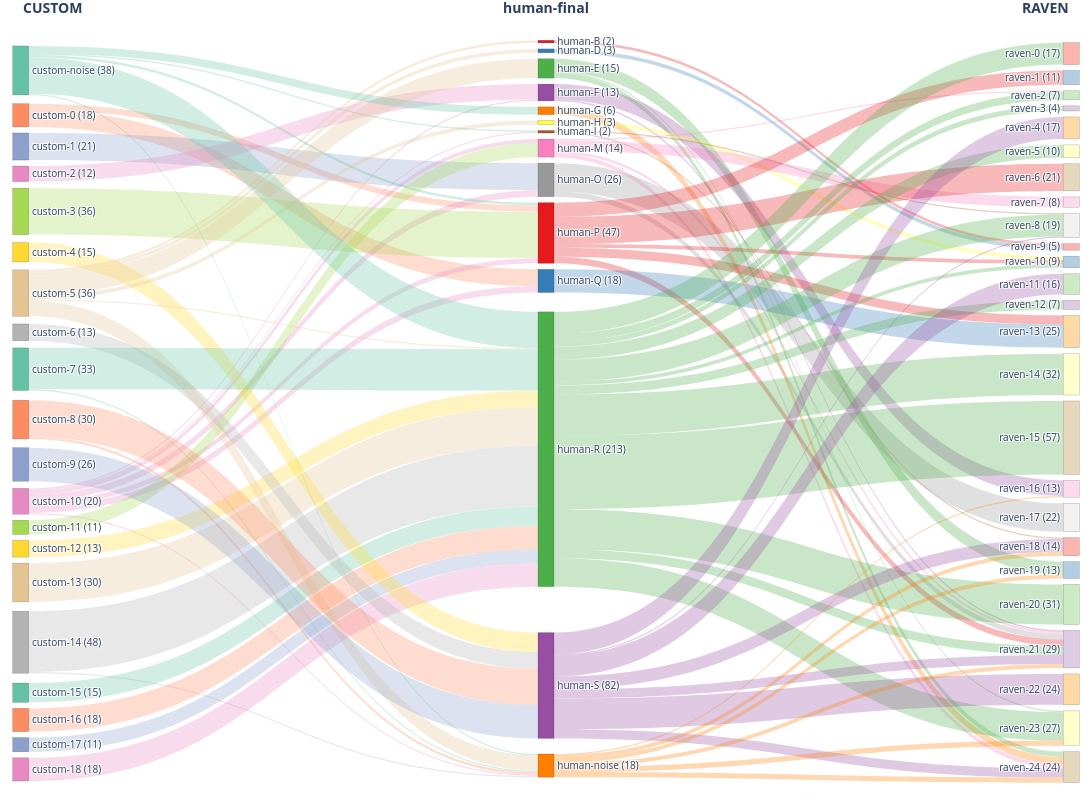

Notebook cell for this chart:
### Code cell
# ── LEFT flows: custom -> human ───────────────────────────────────
mask_hg = df['CUSTOM'].notna() & df['human-final'].notna()
sub_hg = df[mask_hg].copy()
sub_hg['hdb'] = sub_hg['CUSTOM'].astype(int).map(
    lambda x: 'custom-noise' if x == -1 else f'custom-{x}')
sub_hg['hum'] = sub_hg['human-final'].astype(str).map(
    lambda x: 'human-noise' if x == '-1' else f'human-{x}')

ct_hg = pd.crosstab(sub_hg['hdb'], sub_hg['hum'])
flows_left = [(h, g, int(ct_hg.loc[h, g]))
              for h in ct_hg.index for g in ct_hg.columns
              if ct_hg.loc[h, g] > 0]

# ── RIGHT flows: human -> raven ───────────────────────────────────
mask_gl = df['human-final'].notna() & df['RAVEN'].notna()
sub_gl = df[mask_gl].copy()
sub_gl['hum'] = sub_gl['human-final'].astype(str).map(
    lambda x: 'human-noise' if x == '-1' else f'human-{x}')
sub_gl['rav'] = sub_gl['RAVEN'].astype(int).map(
    lambda x: 'raven-noise' if x == -1 else f'raven-{x}')

ct_gl = pd.crosstab(sub_gl['hum'], sub_gl['rav'])
flows_right = [(g, l, int(ct_gl.loc[g, l]))
               for g in ct_gl.index for l in ct_gl.columns
               if ct_gl.loc[g, l] > 0]

# ── node list: custom (left) | human (center) | raven (right)
hdb_labels = sorted(
    ct_hg.index,
    key=lambda x: -1 if 'noise' in x else int(x.split('-')[1]))
hum_labels = sorted(set(ct_hg.columns) | set(ct_gl.index))
rav_labels = sorted(
    ct_gl.columns,
    key=lambda x: -1 if 'noise' in x else int(x.split('-')[1]))

all_labels = hdb_labels + hum_labels + rav_labels
label_to_idx = {l: i for i, l in enumerate(all_labels)}

# ── counts per node ───────────────────────────────────────────────
node_counts = {}
for l in hdb_labels:
    node_counts[l] = ct_hg.loc[l].sum() if l in ct_hg.index else 0
for l in hum_labels:
    c = 0
    if l in ct_hg.columns: c = max(c, ct_hg[l].sum())
    if l in ct_gl.index:   c = max(c, ct_gl.loc[l].sum())
    node_counts[l] = c
for l in rav_labels:
    node_counts[l] = ct_gl[l].sum() if l in ct_gl.columns else 0

# ── link arrays ───────────────────────────────────────────────────
source = [label_to_idx[f[0]] for f in flows_left + flows_right]
target = [label_to_idx[f[1]] for f in flows_left + flows_right]
value  = [f[2] for f in flows_left + flows_right]

# ── x/y positions: proportional to flow volume ────────────────────
def proportional_y(labels, counts_dict):
    sizes = [counts_dict.get(l, 1) for l in labels]
    total = sum(sizes)
    positions = []
    cumulative = 0
    for s in sizes:
        positions.append((cumulative + s / 2) / total)
        cumulative += s
    return positions

node_x, node_y = [], []

hdb_sizes = {l: ct_hg.loc[l].sum() for l in hdb_labels}
for y in proportional_y(hdb_labels, hdb_sizes):
    node_x.append(0.01);  node_y.append(y)

hum_sizes = {}
for l in hum_labels:
    c = 0
    if l in ct_hg.columns: c += ct_hg[l].sum()
    if l in ct_gl.index:   c += ct_gl.loc[l].sum()
    hum_sizes[l] = c
for y in proportional_y(hum_labels, hum_sizes):
    node_x.append(0.50);  node_y.append(y)

rav_sizes = {l: ct_gl[l].sum() for l in rav_labels}
for y in proportional_y(rav_labels, rav_sizes):
    node_x.append(0.99);  node_y.append(y)

# ── colors ────────────────────────────────────────────────────────
n_hdb, n_hum, n_rav = len(hdb_labels), len(hum_labels), len(rav_labels)
pal_hdb = pc.qualitative.Set2 * 5
pal_hum = pc.qualitative.Set1 * 5
pal_rav = pc.qualitative.Pastel1 * 5

def to_rgba(rgb_str, alpha=0.3):
    return rgb_str.replace('rgb', 'rgba').replace(')', f',{alpha})')

node_colors = (
    [pal_hdb[i % len(pal_hdb)] for i in range(n_hdb)]
    + [pal_hum[i % len(pal_hum)] for i in range(n_hum)]
    + [pal_rav[i % len(pal_rav)] for i in range(n_rav)]
)

link_colors = (
    [to_rgba(pal_hdb[hdb_labels.index(f[0]) % len(pal_hdb)]) for f in flows_left]
    + [to_rgba(pal_hum[hum_labels.index(f[0]) % len(pal_hum)]) for f in flows_right]
)

display_labels = [f'{l} ({node_counts[l]})' for l in all_labels]

# ── sankey figure ─────────────────────────────────────────────────
fig = go.Figure(go.Sankey(
    arrangement='snap',
    node=dict(
        pad=6, thickness=16,
        line=dict(color='rgba(0,0,0,0.3)', width=0.5),
        label=display_labels,
        color=node_colors,
        x=node_x, y=node_y,
    ),
    link=dict(source=source, target=target, value=value, color=link_colors),
))

fig.update_layout(
    #title_text='hdbscan  →  human  →  raven',
    font=dict(size=10),
    width=1200, height=800,
    margin=dict(l=10, r=10, t=40, b=20),
)

for x_pos, label in [(0.01, 'CUSTOM'), (0.50, 'human-final'), (0.99, 'RAVEN')]:
    fig.add_annotation(
        x=x_pos, y=1.06, xref='paper', yref='paper',
        text=f'<b>{label}</b>', showarrow=False, font=dict(size=14),
    )

fig.show()

### Figure 1 — Plotly figure (JSON) as saved in the notebook; plotly's stock layout.template omitted (floating-point values rounded to 4 significant figures)
{"data": [{"arrangement": "snap", "link": {"color": ["rgba(252,141,98,0.3)", "rgba(252,141,98,0.3)", "rgba(141,160,203,0.3)", "rgba(231,138,195,0.3)", "rgba(231,138,195,0.3)", "rgba(231,138,195,0.3)", "rgba(231,138,195,0.3)", "rgba(231,138,195,0.3)", "rgba(231,138,195,0.3)", "rgba(231,138,195,0.3)", "rgba(166,216,84,0.3)", "rgba(255,217,47,0.3)", "rgba(229,196,148,0.3)", "rgba(179,179,179,0.3)", "rgba(179,179,179,0.3)", "rgba(102,194,165,0.3)", "rgba(252,141,98,0.3)", "rgba(141,160,203,0.3)", "rgba(231,138,195,0.3)", "rgba(231,138,195,0.3)", "rgba(166,216,84,0.3)", "rgba(255,217,47,0.3)", "rgba(229,196,148,0.3)", "rgba(229,196,148,0.3)", "rgba(229,196,148,0.3)", "rgba(229,196,148,0.3)", "rgba(229,196,148,0.3)", "rgba(229,196,148,0.3)", "rgba(179,179,179,0.3)", "rgba(102,194,165,0.3)", "rgba(102,194,165,0.3)", "rgba(252,141,98,0.3)", "rgba(252,141,98,0.3)", "rgba(141,160,203,0.3)", "rgba(102,194,165,0.3)", "rgba(102,194,165,0.3)", "rgba(102,194,165,0.3)", "rgba(102,194,165,0.3)", "rgba(102,194,165,0.3)", "rgba(228,26,28,0.3)", "rgba(55,126,184,0.3)", "rgba(77,175,74,0.3)", "rgba(77,175,74,0.3)", "rgba(77,175,74,0.3)", "rgba(152,78,163,0.3)", "rgba(152,78,163,0.3)", "rgba(255,127,0,0.3)", "rgba(255,255,51,0.3)", "rgba(166,86,40,0.3)", "rgba(166,86,40,0.3)", "rgba(247,129,191,0.3)", "rgba(247,129,191,0.3)", "rgba(247,129,191,0.3)", "rgba(247,129,191,0.3)", "rgba(153,153,153,0.3)", "rgba(153,153,153,0.3)", "rgba(228,26,28,0.3)", "rgba(228,26,28,0.3)", "rgba(228,26,28,0.3)", "rgba(228,26,28,0.3)", "rgba(228,26,28,0.3)", "rgba(55,126,184,0.3)", "rgba(77,175,74,0.3)", "rgba(77,175,74,0.3)", "rgba(77,175,74,0.3)", "rgba(77,175,74,0.3)", "rgba(77,175,74,0.3)", "rgba(77,175,74,0.3)", "rgba(77,175,74,0.3)", "rgba(77,175,74,0.3)", "rgba(77,175,74,0.3)", "rgba(77,175,74,0.3)", "rgba(77,175,74,0.3)", "rgba(77,175,74,0.3)", "rgba(152,78,163,0.3)", "rgba(152,78,163,0.3)", "rgba(152,78,163,0.3)", "rgba(152,78,163,0.3)", "rgba(152,78,163,0.3)", "rgba(152,78,163,0.3)", "rgba(152,78,163,0.3)", "rgba(255,127,0,0.3)", "rgba(255,127,0,0.3)", "rgba(255,127,0,0.3)", "rgba(255,127,0,0.3)", "rgba(255,127,0,0.3)", "rgba(255,127,0,0.3)"], "source": [1, 1, 2, 11, 11, 11, 11, 11, 11, 11, 12, 13, 14, 15, 15, 16, 17, 18, 19, 3, 4, 5, 6, 6, 6, 6, 6, 6, 7, 8, 8, 9, 9, 10, 0, 0, 0, 0, 0, 20, 21, 22, 22, 22, 23, 23, 24, 25, 26, 26, 27, 27, 27, 27, 28, 28, 29, 29, 29, 29, 29, 30, 31, 31, 31, 31, 31, 31, 31, 31, 31, 31, 31, 31, 32, 32, 32, 32, 32, 32, 32, 33, 33, 33, 33, 33, 33], "target": [29, 30, 28, 23, 26, 27, 28, 29, 30, 33, 27, 31, 31, 31, 33, 31, 31, 31, 31, 23, 29, 32, 20, 21, 22, 25, 31, 33, 32, 31, 33, 32, 33, 32, 24, 26, 29, 31, 33, 43, 43, 53, 57, 58, 50, 55, 58, 44, 52, 42, 36, 55, 58, 41, 51, 55, 35, 44, 47, 55, 40, 47, 34, 44, 46, 48, 49, 36, 54, 55, 57, 37, 39, 42, 45, 52, 55, 56, 58, 38, 42, 50, 52, 53, 55, 57, 58], "value": [5, 13, 21, 1, 1, 3, 5, 4, 5, 1, 11, 13, 30, 47, 1, 15, 18, 11, 18, 12, 36, 15, 2, 3, 15, 3, 1, 12, 13, 32, 1, 28, 2, 26, 6, 1, 2, 28, 1, 2, 3, 10, 1, 4, 12, 1, 6, 3, 1, 1, 1, 2, 3, 8, 22, 4, 11, 3, 7, 5, 21, 18, 17, 3, 7, 32, 57, 6, 31, 7, 22, 4, 10, 17, 16, 10, 7, 24, 7, 17, 1, 1, 3, 3, 3, 4, 4]}, "node": {"color": ["rgb(102,194,165)", "rgb(252,141,98)", "rgb(141,160,203)", "rgb(231,138,195)", "rgb(166,216,84)", "rgb(255,217,47)", "rgb(229,196,148)", "rgb(179,179,179)", "rgb(102,194,165)", "rgb(252,141,98)", "rgb(141,160,203)", "rgb(231,138,195)", "rgb(166,216,84)", "rgb(255,217,47)", "rgb(229,196,148)", "rgb(179,179,179)", "rgb(102,194,165)", "rgb(252,141,98)", "rgb(141,160,203)", "rgb(231,138,195)", "rgb(228,26,28)", "rgb(55,126,184)", "rgb(77,175,74)", "rgb(152,78,163)", "rgb(255,127,0)", "rgb(255,255,51)", "rgb(166,86,40)", "rgb(247,129,191)", "rgb(153,153,153)", "rgb(228,26,28)", "rgb(55,126,184)", "rgb(77,175,74)", "rgb(152,78,163)", "rgb(255,127,0)", "rgb(251,180,174)", "rgb(179,205,227)", "rgb(204,235,197)", "rgb(222,203,228)", "rgb(254,217,166)", "rgb(255,255,204)", "rgb(229,216,189)", "rgb(253,218,236)", "rgb(242,242,242)", "rgb(251,180,174)", "rgb(179,205,227)", "rgb(204,235,197)", "rgb(222,203,228)", "rgb(254,217,166)", "rgb(255,255,204)", "rgb(229,216,189)", "rgb(253,218,236)", "rgb(242,242,242)", "rgb(251,180,174)", "rgb(179,205,227)", "rgb(204,235,197)", "rgb(222,203,228)", "rgb(254,217,166)", "rgb(255,255,204)", "rgb(229,216,189)"], "label": ["custom-noise (38)", "custom-0 (18)", "custom-1 (21)", "custom-2 (12)", "custom-3 (36)", "custom-4 (15)", "custom-5 (36)", "custom-6 (13)", "custom-7 (33)", "custom-8 (30)", "custom-9 (26)", "custom-10 (20)", "custom-11 (11)", "custom-12 (13)", "custom-13 (30)", "custom-14 (48)", "custom-15 (15)", "custom-16 (18)", "custom-17 (11)", "custom-18 (18)", "human-B (2)", "human-D (3)", "human-E (15)", "human-F (13)", "human-G (6)", "human-H (3)", "human-I (2)", "human-M (14)", "human-O (26)", "human-P (47)", "human-Q (18)", "human-R (213)", "human-S (82)", "human-noise (18)", "raven-0 (17)", "raven-1 (11)", "raven-2 (7)", "raven-3 (4)", "raven-4 (17)", "raven-5 (10)", "raven-6 (21)", "raven-7 (8)", "raven-8 (19)", "raven-9 (5)", "raven-10 (9)", "raven-11 (16)", "raven-12 (7)", "raven-13 (25)", "raven-14 (32)", "raven-15 (57)", "raven-16 (13)", "raven-17 (22)", "raven-18 (14)", "raven-19 (13)", "raven-20 (31)", "raven-21 (29)", "raven-22 (24)", "raven-23 (27)", "raven-24 (24)"], "line": {"color": "rgba(0,0,0,0.3)", "width": 0.5}, "pad": 6, "thickness": 16, "x": [0.01, 0.01, 0.01, 0.01, 0.01, 0.01, 0.01, 0.01, 0.01, 0.01, 0.01, 0.01, 0.01, 0.01, 0.01, 0.01, 0.01, 0.01, 0.01, 0.01, 0.5, 0.5, 0.5, 0.5, 0.5, 0.5, 0.5, 0.5, 0.5, 0.5, 0.5, 0.5, 0.5, 0.5, 0.99, 0.99, 0.99, 0.99, 0.99, 0.99, 0.99, 0.99, 0.99, 0.99, 0.99, 0.99, 0.99, 0.99, 0.99, 0.99, 0.99, 0.99, 0.99, 0.99, 0.99, 0.99, 0.99, 0.99, 0.99], "y": [0.04113, 0.1017, 0.1439, 0.1797, 0.2316, 0.2868, 0.342, 0.395, 0.4448, 0.513, 0.5736, 0.6234, 0.6569, 0.6829, 0.7294, 0.8139, 0.882, 0.9177, 0.9491, 0.9805, 0.002165, 0.007576, 0.02706, 0.05736, 0.07792, 0.08766, 0.09307, 0.1104, 0.1537, 0.2327, 0.303, 0.553, 0.8723, 0.9805, 0.0184, 0.0487, 0.06818, 0.08009, 0.1028, 0.132, 0.1656, 0.197, 0.2262, 0.2522, 0.2673, 0.2944, 0.3193, 0.3539, 0.4156, 0.5119, 0.5877, 0.6255, 0.6645, 0.6937, 0.7413, 0.8063, 0.8636, 0.9188, 0.974]}, "type": "sankey"}], "layout": {"annotations": [{"font": {"size": 14}, "showarrow": false, "text": "<b>CUSTOM</b>", "x": 0.01, "xref": "paper", "y": 1.06, "yref": "paper"}, {"font": {"size": 14}, "showarrow": false, "text": "<b>human-final</b>", "x": 0.5, "xref": "paper", "y": 1.06, "yref": "paper"}, {"font": {"size": 14}, "showarrow": false, "text": "<b>RAVEN</b>", "x": 0.99, "xref": "paper", "y": 1.06, "yref": "paper"}], "font": {"size": 10}, "height": 800, "margin": {"b": 20, "l": 10, "r": 10, "t": 40}, "width": 1200}}
